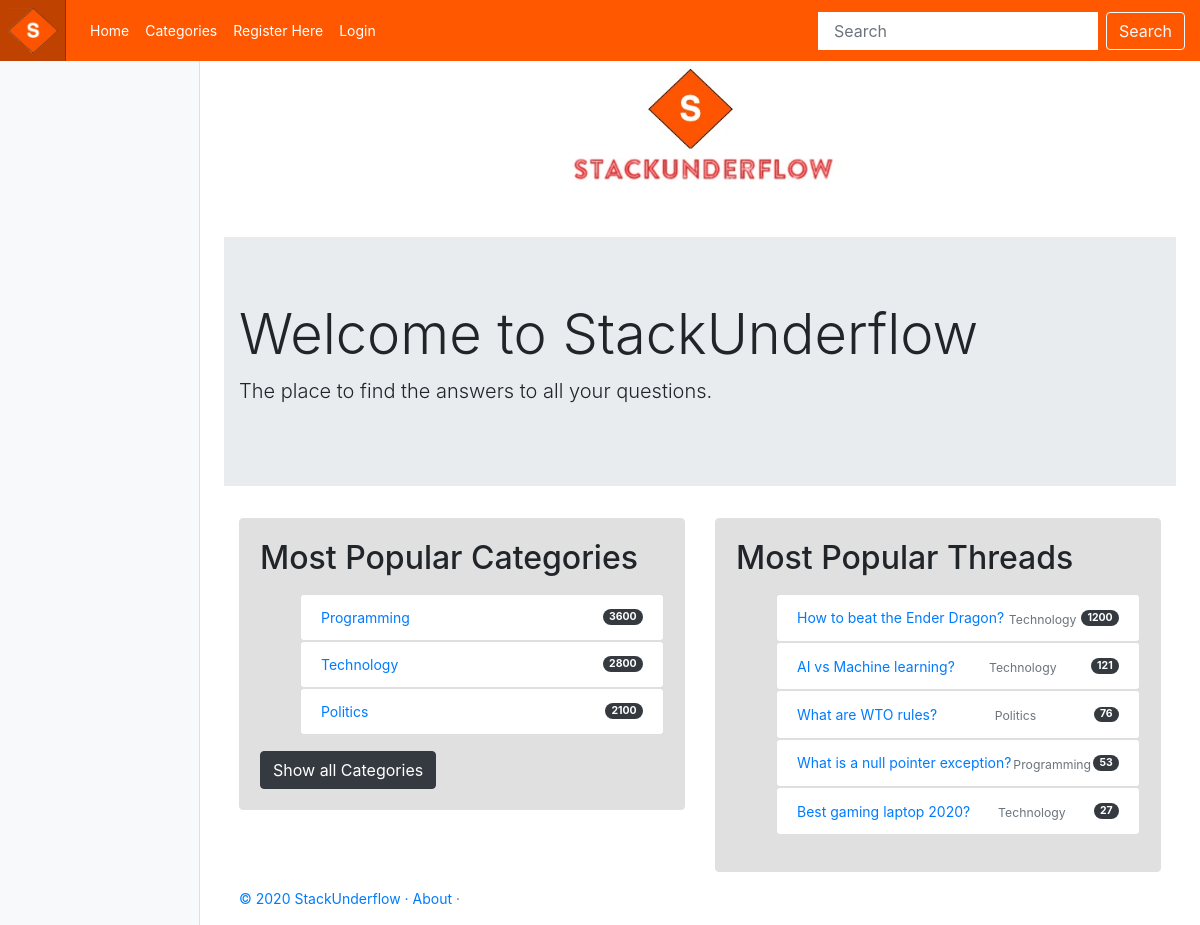
The page / on the database its author committed.
### stack_underflow/models.py (models this page shows, shortened)
class Category(models.Model):
    name = models.CharField(max_length=128, unique=True)
    threads = models.IntegerField(default=0)
    slug = models.SlugField(unique=True)
    class Meta:
        verbose_name_plural = 'Categories'
    def __str__(self):
        return self.name

class Thread(models.Model):
    category = models.ForeignKey(Category, on_delete=models.CASCADE)
    question = models.CharField(max_length=128, unique=True)
    replies = models.IntegerField(default=0)
    created_at = models.DateTimeField(auto_now_add=True)
    slug = models.SlugField(unique=True)

### stack_underflow/views.py (the view)
# urls.py: path('', views.index, name='index'),
def index(request):
    category_list = Category.objects.order_by('-threads')[:5]
    threads_list = Thread.objects.order_by('-replies')[:5]
    context_dict = {}
    context_dict['categories'] = category_list
    context_dict['threads'] = threads_list
    return render(request, 'stack_underflow/index.html', context=context_dict)

### templates/stack_underflow/index.html (shortened to what this page needs)
<!DOCTYPE html>
{%extends 'stack_underflow/base.html' %}
{%load staticfiles %}
{% block body_block %}
<div class="text-center mb-4">
    <img class="mb-4" src="{% static 'images/logo.jpg' %}" alt="" width="300" height="120">
</div>
<div class="jumbotron jumbotron-fluid">
  <div class="container">
    <h1 class="display-4">Welcome to StackUnderflow</h1>
    <p class="lead">The place to find the answers to all your questions.</p>
  </div>
</div>
<div class="container">
    <div class="row">
        <div class="col-md-6">
            <div class="card mb-6" style="background-color: #e0e0e0; border-color: #e0e0e0;">
                <div class="card-body">
                    <h2>Most Popular Categories</h2>
                    <p class="card-text">
                        {% if categories %}
                    <ul>
                        {% for category in categories %}
                            <ul class="list-group">
                                <li class="list-group-item d-flex justify-content-between align-items-center">
                                     <a href="{% url 'stack_underflow:show_category' category.slug %}"> {{ category.name }}</a>
                                    <span class="badge badge-dark badge-pill">{{ category.threads }}</span>
                                </li>
                            </ul>
                        {% endfor %}
                    </ul>
                    {% else %}
                    <strong>There are no categories present.</strong>
                    {% endif %}
                    </p>
                    <a class="btn btn-dark" href="{% url 'stack_underflow:categories' %}" role="button">Show all Categories</a>
                </div>
            </div>
        </div>
        <div class="col-md-6">
            <div class="card mb-6" style="background-color: #e0e0e0; border-color: #e0e0e0;">
                <div class="card-body">
                    <h2>Most Popular Threads</h2>
                    <p class="card-text">
                        {% if categories %}
                    <ul>
                        {% for thread in threads %}
                            <ul class="list-group">
                                <li class="list-group-item d-flex justify-content-between align-items-center">
                                     <a href="{% url 'stack_underflow:show_thread' thread.slug %}">{{ thread.question }}</a>
                                    <div class="text-muted small mt-1">{{ thread.category }}<a href="" class="text-muted" data-abc="true"></a></div>
                                    <span class="badge badge-dark badge-pill">{{ thread.replies }}</span>
                                </li>
                            </ul>
                        {% endfor %}
                    </ul>
                    {% else %}
                    <strong>There are no threads present.</strong>
                    {% endif %}
                    </p>
                </div>
            </div>
        </div>
    </div>
</div>
{% endblock %}

### static/css/stack_underflow.css (style rules this page uses)
body { font-size: .875rem; }
.card-body { -ms-flex: 1 1 auto; flex: 1 1 auto; padding: 1.25rem; }
.list-group-item { background-color: ; }

### rows shown on the page
Category: name "Programming", threads "3600"
Category: name "Technology", threads "2800"
Category: name "Politics", threads "2100"
Thread: question "How to beat the Ender Dragon?", category "Technology", replies "1200"
Thread: question "AI vs Machine learning?", category "Technology", replies "121"
Thread: question "What are WTO rules?", category "Politics", replies "76"
Thread: question "What is a null pointer exception?", category "Programming", replies "53"
Thread: question "Best gaming laptop 2020?", category "Technology", replies "27"
